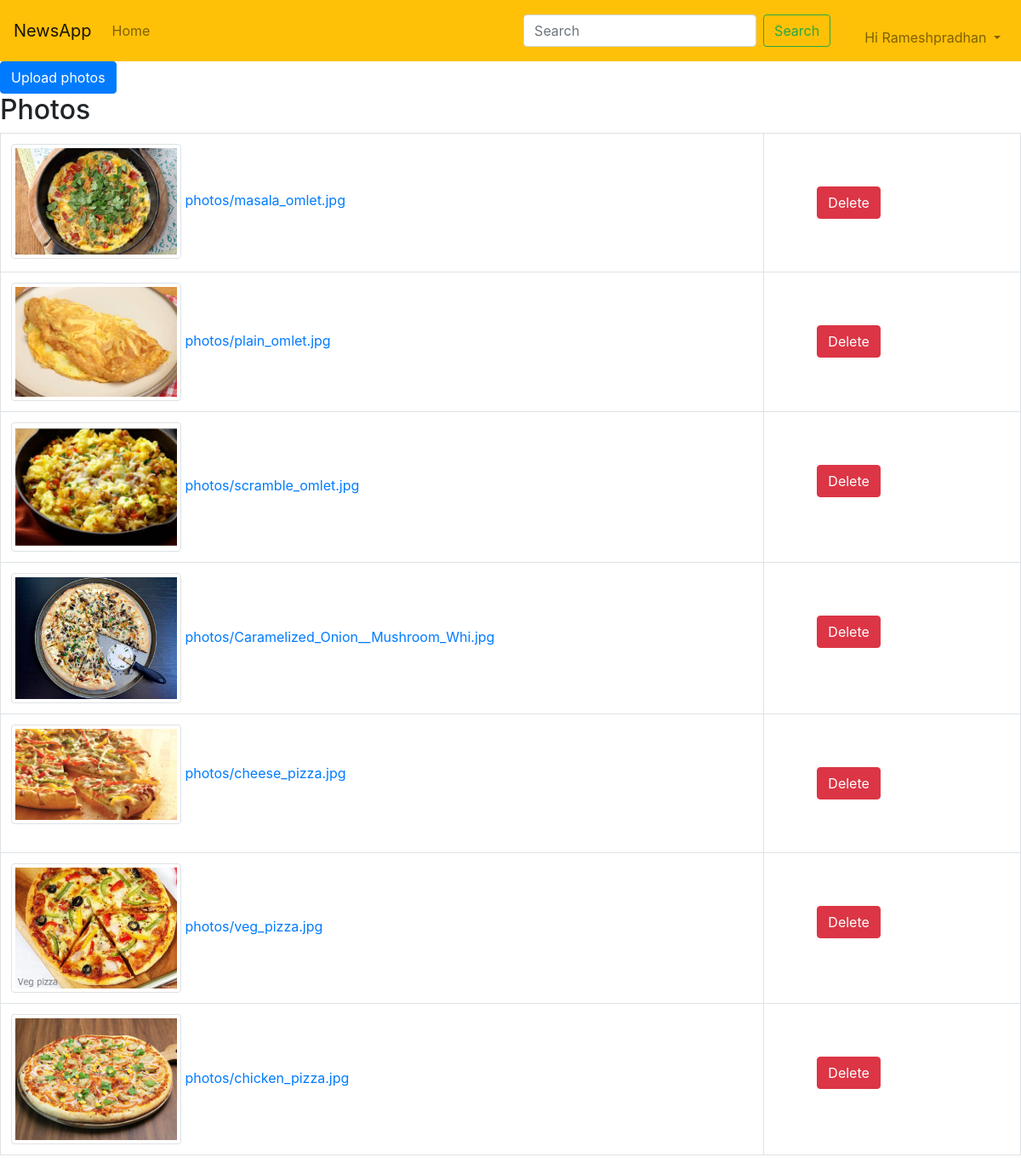
/album/create/ (signed in), run on the app's committed database.
### newsapp/models.py (models this page shows, shortened)
class Photo(models.Model):
    title = models.CharField(max_length=255, blank=True)
    file = models.FileField(upload_to='photos/')
    uploaded_at = models.DateTimeField(auto_now_add=True)

### newsapp/views.py (the view, shortened to what this page needs)
# urls.py: path('album/create/', AdminGalleryView.as_view(), name='adminalbumcreate'),
class AdminGalleryView(View):
    def get(self, request):
        photos_list = Photo.objects.all()
        return render(self.request, 'admintemplates/newsapp/albumcreate.html', {'photos': photos_list})

### templates/admintemplates/newsapp/albumcreate.html (shortened to what this page needs)
{% extends "admintemplates/adminbase.html" %}
{% block content %}
{% block section %}
<button type="button" class="btn btn-primary js-upload-photos">
     Upload photos
</button>
<table id="gallery" class="table table-bordered">
  <h2>Photos</h2>
    <tbody>
        {% for photo in photos %}
        <tr>
            <td>
            	<a href="{{ photo.file.url }}">
            		<img src="{{photo.file.url}}" class="img-thumbnail" alt="{{photo.file.name}}" width="200" height="200"> {{ photo.file.name }}
            	</a>
            </td>
            <td>
              <button class="btn btn-danger" data-toggle="modal" data-target="#exampleModal" style="margin: 50px;" >Delete</button>
            </td>
        </tr>
        {% endfor %}
    </tbody>
</table>
{% endblock section %}
{% endblock %}

### templates/admintemplates/navbar.html (shortened to what this page needs)
<nav class="navbar navbar-expand-lg navbar-light bg-warning">
    <a class="navbar-brand" href="{% url 'newsapp:adminnewslist' %}">NewsApp</a>
    <div class="collapse navbar-collapse" id="navbarSupportedContent">
        <ul class="navbar-nav mr-auto">
            <li class="nav-item">
                <a class="nav-link" href="{% url 'newsapp:adminnewslist' %}">Home
            </li>
        </ul>
        <form class="form-inline my-2 my-lg-0">
            <input class="form-control mr-sm-2" type="search" placeholder="Search" aria-label="Search">
            <button class="btn btn-outline-success my-2 my-sm-0" type="submit">Search</button>
        </form>
        <ul class="navbar-nav">
            {% if request.user.is_authenticated %}
            <li class="nav-item dropdown">
                <a class="nav-link dropdown-toggle" href="#" id="navbarDropdown" role="button" data-toggle="dropdown"
                    aria-haspopup="true" aria-expanded="false">
                    <span>Hi {{ request.user|capfirst }}</span>
                </a>
            </li>
            {% else %}
            <li class="nav-item">
                <a href="{% url 'newsapp:adminlogin' %}" class="nav-link">Login</a>
            </li>
            {% endif %}
        </ul>
    </div>
</nav>

### static/adminstatic/newsapp/css/style.css (style rules this page uses)
* { box-sizing: border-box; }

### data on the page
Photo: file (picture), file.name "photos/masala_omlet.jpg"
Photo: file (picture), file.name "photos/plain_omlet.jpg"
Photo: file (picture), file.name "photos/scramble_omlet.jpg"
Photo: file (picture), file.name "photos/Caramelized_Onion__Mushroom_Whi.jpg"
Photo: file (picture), file.name "photos/cheese_pizza.jpg"
Photo: file (picture), file.name "photos/veg_pizza.jpg"
Photo: file (picture), file.name "photos/chicken_pizza.jpg"

### other printed values
{{ request.user|capfirst }} "Rameshpradhan"
